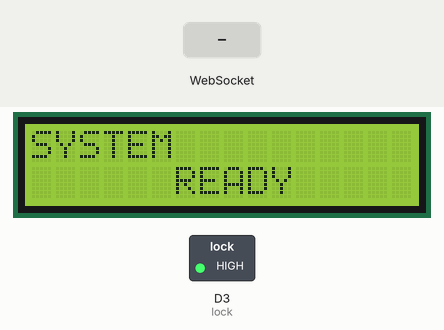
Recording of a sketch running on a simulated ESP8266 (NodeMCU). Parts: 16×2 character LCD, switched loads named in the sketch (green lamp = pin HIGH). Inputs (shaded band) come from the test bench. WiFi joins after 1.5 s; servers stay silent unless stated; what the sketch prints to the serial monitor is not drawn.

Above: at 3.7 s.
3.8 s: WebSocket text "lcd1" received
At 4.9 s:
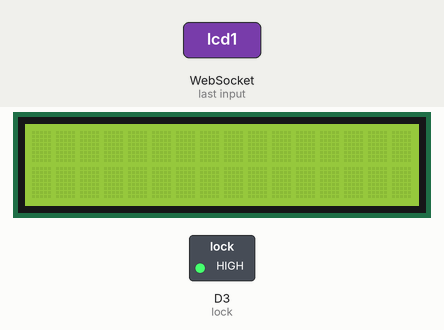
5.3 s: WebSocket text "success" received
At 5.9 s:
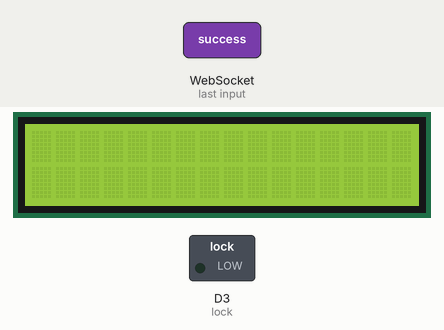
Timing chart, 0 to 16.8 s (numbered marks = the images above; inputs shaded):
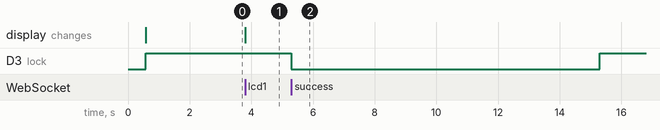

Measured:
- after the input at 3.8 s, the display: changes at once (image 1)
- after the input at 5.3 s, D3 (lock): HIGH → LOW at once, → HIGH 10.0 s later

The sketch:

nodemcu.ino
```cpp
#include <LiquidCrystal_I2C.h>

// set the LCD number of columns and rows
int lcdColumns = 16;
int lcdRows = 2;


// set LCD address, number of columns and rows
// if you don't know your display address, run an I2C scanner sketch
LiquidCrystal_I2C lcd(0x27, lcdColumns, lcdRows);


#ifdef ESP32
  #include <WiFi.h>
#else
  #include <ESP8266WiFi.h>
#endif

#include <ESP8266mDNS.h>
#include <WebSocketsServer.h>

  WebSocketsServer webSocket = WebSocketsServer(31725);


// Replace with your network credentials
const char* ssid = "";
const char* password = "";

#define lock D3
WiFiClientSecure client;
bool State = HIGH;

void setup() {
   Serial.begin(115200);
  // initialize LCD
  lcd.init();
  // turn on LCD backlight
  lcd.backlight();
   // set cursor to first column, first row
  lcd.setCursor(0, 0);
  // print message
  lcd.print("SYSTEM");
  delay(500);
  // clears the display to print new message
  //lcd.clear();
  // set cursor to first column, second row
  lcd.setCursor(0,1);
  lcd.print("      READY");
  String dnsname = "doorlock";

  pinMode(lock, OUTPUT);
  digitalWrite(lock, State);

  // Connect to Wi-Fi
  WiFi.mode(WIFI_STA);
  WiFi.begin(ssid, password);
  while (WiFi.status() != WL_CONNECTED) {
    delay(1000);
    Serial.println("Connecting to WiFi..");
  }
  // Print ESP32 Local IP Address
  Serial.println(WiFi.localIP());


  if (MDNS.begin(dnsname)) {             // Start the mDNS responder for doorlock.local

    MDNS.addService("http", "tcp", 80);
    Serial.println("mDNS responder started at");
    Serial.print(dnsname);

  }else{
    Serial.println("Error setting up MDNS responder!");
  }
  webSocket.begin();
  webSocket.onEvent(webSocketEvent);

}


void webSocketEvent(byte num, WStype_t type, uint8_t * payload, size_t length)
{
  if(type == WStype_TEXT)
  {

     //Serial.printf("[%u] get Text: %s\r\n", num, payload);
     String _payload = String((char *) &payload[0]);
     String statusd = getValue(_payload, '/', 0) ;
     Serial.println(statusd);
     Serial.println(statusd.length());
     if(statusd == "success"){
      notifyClients("stoptimer");
      digitalWrite(lock, LOW);
      notifyClients("unlocked");
      delay(10000);
      digitalWrite(lock, HIGH);
      notifyClients("locked");
     }
     else if(statusd == "lcd1"){
      String line1 = getValue(_payload, '/', 1);
      lcd.clear();
      lcd.setCursor(0, 0);
      lcd.print(line1);
     }
     else if(statusd == "lcd2"){
      String line1 = getValue(_payload, '/', 1);
      String line2 = getValue(_payload, '/', 2);
      lcd.clear();
      lcd.setCursor(0, 0);
      lcd.print(line1);
      lcd.setCursor(0, 1);
      lcd.print(line2);
     }
  }

  else  // event is not TEXT. Display the details in the serial monitor
  {
    //Serial.print("WStype = ");   Serial.println(type);
    //Serial.print("WS payload = ");
// since payload is a pointer we need to type cast to char
    //for(int i = 0; i < length; i++) { Serial.print((char) payload[i]); }
    //Serial.println();
  }
}

      //notifyClients();

void loop() {

  MDNS.update();
  webSocket.loop();
}


String getValue(String data, char separator, int index)
{
  int found = 0;
  int strIndex[] = {0, -1};
  int maxIndex = data.length()-1;

  for(int i=0; i<=maxIndex && found<=index; i++){
    if(data.charAt(i)==separator || i==maxIndex){
        found++;
        strIndex[0] = strIndex[1]+1;
        strIndex[1] = (i == maxIndex) ? i+1 : i;
    }
  }

  return found>index ? data.substring(strIndex[0], strIndex[1]) : "";
}


void notifyClients(String text) {
  webSocket.broadcastTXT(text);
}
```
